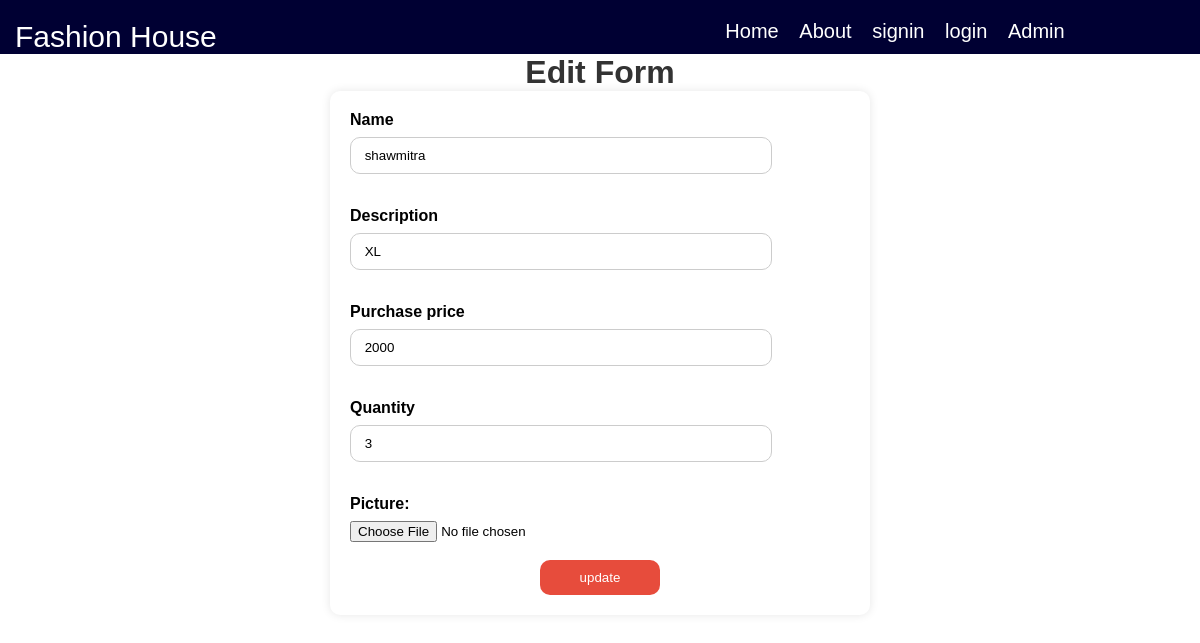
Screenshot of /editForm.php?edit_ID=4 (signed in) with the database file from the repository.
### tables this page shows
CREATE TABLE `product` (
  `id` int(11) NOT NULL,
  `name` varchar(100) NOT NULL,
  `description` varchar(100) NOT NULL,
  `price` int(11) NOT NULL,
  `quantity` int(11) NOT NULL,
  `image` varchar(100) NOT NULL
);

### editForm.php (the view, shortened to what this page needs)
<?php
	include "dbconnect.php";
	$ID=$_GET['edit_ID'];
	$sql="SELECT * FROM product where ID='$ID'";
	$result=$conn->query($sql);
	$arr=$result->fetch_assoc();
	$nam=$arr['name'];
	$Description=$arr['description'];
	$Purchase_price=$arr['price'];
	$Quantity=$arr['quantity'];
?>
<!DOCTYPE html>
<html lang="en">
  <link rel="stylesheet" href="style.css">
   <head>
</head>
<body>
<header>
            <div class="navbar">
                <div class="top-left">
                    <p>Fashion House</p>
                </div>
                <div class="top-right">
                    <div class="top-right-text">
                        <a href="index.php">Home</a>
                        <a href="About.php">About</a>
                        <a href="register.php">signin</a>
                        <a href="login.php">login</a>
						<a href="#">Admin</a>
                    </div>
                </div>
            </div>
        </header>
		<h1>Edit Form</h1>
		<form method="POST" action="edit.php?d_ID=<?php echo $ID?>">
			<label>Name</label>
			<input type="text" value= " <?php echo $nam ?> " name="f_name" required> <br> <br>
			<label>Description</label>
			<input type="text" placeholder="Description" value= " <?php echo $Description ?> " name="f_description" required> <br> <br>
			<label>Purchase price</label>
			<input type="text" placeholder="Purchase_price" value= " <?php echo $Purchase_price ?> " name=" Purchase_price" required> <br> <br>
			<label>Quantity</label>
			<input type="text" placeholder="Quantity" value= " <?php echo $Quantity ?> " name="Quantity" required> <br> <br>
      <label for="img">Picture:</label>
       <input type="file" name="uploadfile" id="uploadfile"><br><br>
			<input type="submit" value="update">
		</form>
</body>

### style.css (style rules this page uses)
* { margin: 0; padding: 0; }
body { font-family: 'Poppins', sans-serif; background-color: gainsboro; overflow-x: hidden; }
header { background-color: #000033; }
.navbar { display: flex; justify-content: space-between; color: #3A3A3A; }
.top-left { font-weight: 700px; font-size: 30px; margin-top: 20px; margin-left: 15px; }
.top-left p { color: white; }
.top-right { display: flex; width: 50vw; justify-content: center; margin-top: 20px; margin-right: 5px; }
.top-right-text { display: flex; font-size: 20px; justify-content: space-around; width: 60%; }
.top-right-text a { text-decoration: none; color: white; }

### editForm.php (style rules this page uses)
body { font-family: Arial, sans-serif; background-color:white; }
h1 { text-align: center; color: #333; }
form { max-width: 500px; margin: 0 auto; padding: 20px; background-color: #fff; border-radius: 10px; box-shadow: 0px 0px 10px rgba(0, 0, 0, 0.1); }
label { display: block; margin-bottom: 8px; font-weight: bold; }
input[type="text"], input[type="number"], textarea { width: 80%; padding: 10px; margin-bottom: 15px; border: 1px solid #ccc; border-radius: 10px; }
input[type="submit"] { background-color: #e74c3c; color: #fff; padding: 10px 40px; border: none; border-radius: 10px; cursor: pointer; display: block; margin: 0 auto; }

### rows the page displays
product: f_name "shawmitra", f_description "XL", price "2000", Quantity "3"
